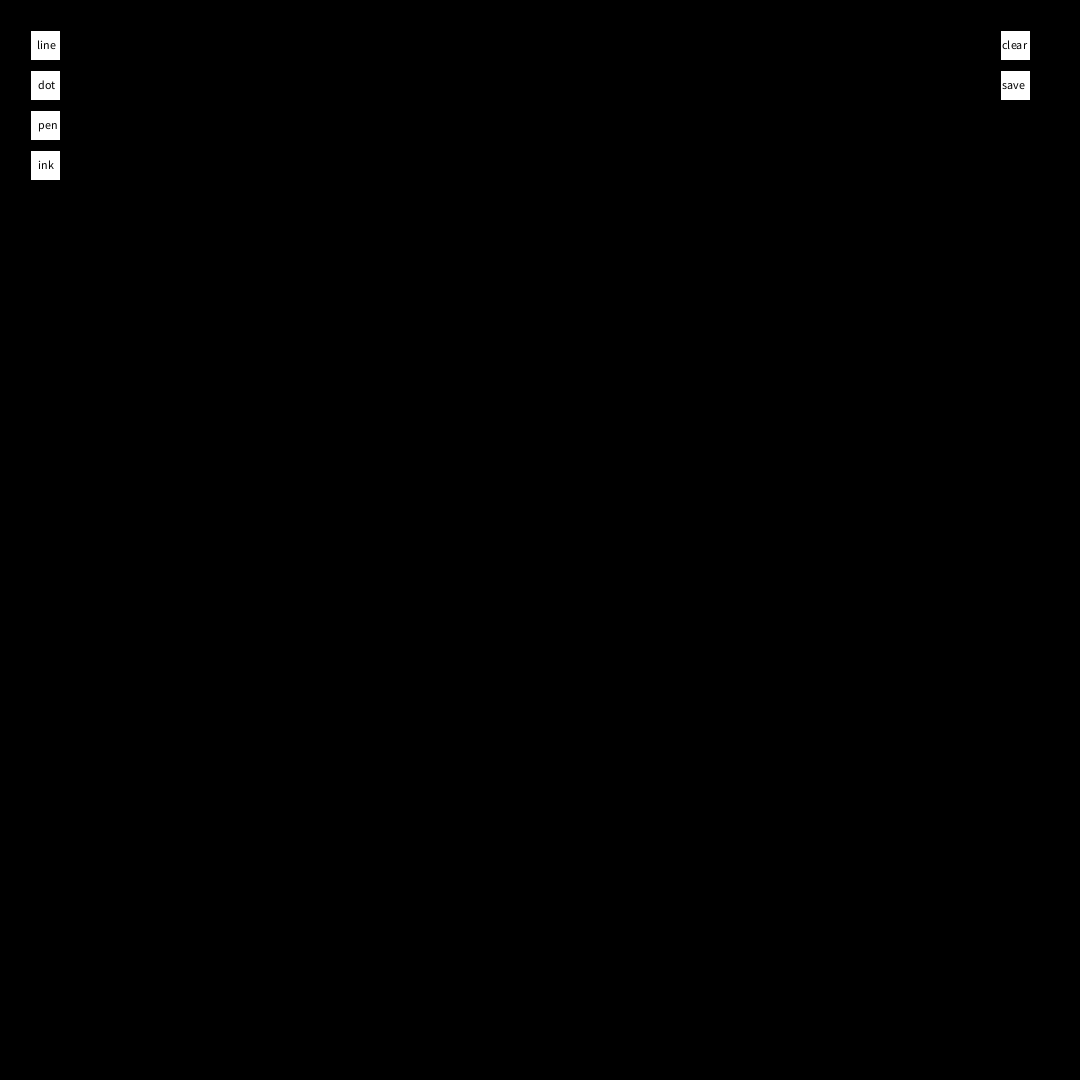
Frame 1 (no input)
Frame 60 (the mouse pressed at the canvas centre just before this capture): identical to frame 1, image omitted
Frame 120 (the mouse held since frame 60 and released just before this capture): identical to frame 1, image omitted

The Processing sketch that drew this single still picture (run headless with seeded random() and noise(); from frame 60 on, the mouse is pressed at the canvas centre):

// Processing sketch: huaban_v5
// ── huaban_v5.pde
float s=second();
int mode = -1;
int start = 0;
int R=255;
int G=255;
int B=255;
int dotcount =0;
float x = 0;
float y = 0;
float ax = 0;
float ay = 0;
float f = 0;
float r=0;
ArrayList<Particle> particles;
int colormode = 0;
color color0 = color(124,252,0,255);
color color1 = color(155,48,255);
//color color1=color(#CFD3D3);
color color2 = color(191,239,255,255);

void setup(){
  frameRate(60);
  size(1080,1080);
  background(0);
  particles = new ArrayList<Particle>();
  fill(255,255,255);
  rect(30,30,30,30);
  rect(30,70,30,30);
  rect(30,110,30,30);
  rect(30,150,30,30);
  rect(1000,30,30,30);
  rect(1000,70,30,30);
  fill(0);
  text("line",37,49);
  text("dot",38,89);
  text("pen",38,129);
  text("ink",38,169);
  text("clear",1002,49);
  text("save",1002,89);
}

void draw(){
  if (start == 1){
    if(mode==0&&mousePressed){
      frameRate(30);
      runlines(R,G,B);
    }
    else if(mode==1&&mousePressed){
      frameRate(60);
      rundot();
    }
    else if(mode==2&&mousePressed){
      frameRate(90);
      runpen();
    }
    else if(mode==3&&mousePressed){
      frameRate(60);
      runink();
    }
  }
  
  if(mousePressed){
    if(1000<mouseX&&mouseX<1030&&30<mouseY&&mouseY<60){
      background(0);
      mode =-1;
      stroke(1);
      strokeWeight(1);
      fill(255,255,255);
      rect(30,30,30,30);
      rect(30,70,30,30);
      rect(30,110,30,30);
      rect(30,150,30,30);
      rect(1000,30,30,30);
      rect(1000,70,30,30);
      fill(0);
      text("line",37,49);
      text("dot",38,89);
      text("pen",38,129);
      text("ink",38,169);
      text("clear",1002,49);
      text("save",1002,89);
    }
  }
}
void mouseReleased(){
  ax=0;
  ay=0;
  x=0;
  y=0;
  f=0;
}

void mousePressed(){
  //line
  if (30<mouseX&&mouseX<60&&30<mouseY&&mouseY<60){
    mode=0;
    start=0;
    R = round(random(0,255));
    G = round(random(0,255));
    B = round(random(0,255));
    stroke(0);
    fill(R,G,B);
    rect(30,30,30,30);
    fill(0);
    text("line",37,49);
    stroke(0);
    fill(255);
    rect(30,70,30,30);
    fill(0);
    text("dot",37,89);
    stroke(0);
    fill(255);
    rect(30,110,30,30);
    fill(0);
    text("pen",37,129);

    }
  //dot
  else if(30<mouseX&&mouseX<60&&70<mouseY&&mouseY<100){
    mode=1;start=0;
    stroke(255,0,0);
    fill(255);
    rect(30,70,30,30);
    fill(0);
    text("dot",37,89);
    stroke(0);
    fill(255);
    rect(30,110,30,30);
    fill(0);
    text("pen",37,129);
    stroke(0);
    }
  //pen
  else if(30<mouseX&&mouseX<60&&110<mouseY&&mouseY<140){
    mode=2;start=0;
    stroke(0);
    fill(255);
    rect(30,70,30,30);
    fill(0);
    text("dot",37,89);
    stroke(255,0,0);
    fill(255);
    rect(30,110,30,30);
    fill(0);
    text("pen",37,129);
    stroke(0);
    }
  //ink
  else if(30<mouseX&&mouseX<60&&150<mouseY&&mouseY<180){
    mode=3;
    start=0;
    colormode = (colormode+1)%3;
    if(colormode == 0){fill(color0);}
    else if (colormode == 1){fill(color1);}
    else if (colormode == 2){fill(color2);}
    else {fill(255);}
    stroke(0);
    rect(30,150,30,30);
    fill(0);
    text("ink",38,169);
    stroke(0);
    fill(255);
    rect(30,70,30,30);
    fill(0);
    text("dot",37,89);
    stroke(0);
    fill(255);
    rect(30,110,30,30);
    fill(0);
    text("pen",37,129);
    }
  //clear
  else if(1000<mouseX&&mouseX<1030&&70<mouseY&&mouseY<110){start=0;save("E:/processing-4.0b1-windows64/picture/p1.jpg");}
  else {start=1;}
}

//line
void runlines(int R, int G, int B){
  stroke(R,G,B,125);
  if (mouseX>540&&mouseY<540){
  line(mouseX,mouseY,540,(mouseX-540));
  line((1080-mouseX),mouseY,540,(mouseX-540)); 
 }
  if(mouseX<540&&mouseY<540){
   line(mouseX,mouseY,540,(mouseX));
   line((1080-mouseX),mouseY,540,mouseX);
  }
  if(mouseX>540&&mouseY>540){
  line(mouseX,mouseY,540,(mouseX-540));
  line((1080-mouseX),mouseY,540,(mouseX-540)); 
  }
  if(mouseX<540&&mouseY>540){
  line(mouseX,mouseY,540,540+mouseX);
  line(1080-mouseX,mouseY,540,540+mouseX);
  }
}

//dot
void dot(){
  stroke(255, 0);
  fill(round(random(100,255)),round(random(80,200)),round(random(220,255)),190);
  float r = random(10, 30);
  rect(random(mouseX-60, mouseX+60), random(mouseY-60, mouseY+60), r, r);
}
void rundot(){
  dotcount += 1;
  if(dotcount%3==0){
    for(int i=0;i<4;i++){
    dot();
    }
  }
}

//colorpen
void runpen(){
  colorMode(HSB);
  stroke(frameCount%360, 100, 290);
  float oldR = r;
  float distance = 10;
  float spring = 0.5;
  float friction = 0.5;
  float size = 20;
  float diff = size/6;
  
  
  if(mousePressed==true) {
    float mX = mouseX;
    float mY = mouseY;
    if(f==0) {
      f = 1;
      x = mX;
      y = mY;
    }
    ax += ( mX - x ) * spring;
    ay += ( mY - y ) * spring;
    ax *= friction;
    ay *= friction;
    float a=0;
    a += sqrt( ax*ax + ay*ay ) - a;
    a *= 0.6;
    r = size - a;
    
    for( int i = 0; i < distance; ++i ) {
      float oldX = x;
      float oldY = y;
      x += ax / distance;
      y += ay / distance;
      oldR += ( r - oldR ) / distance;
      if(oldR < 1) oldR = 1;
      strokeWeight( oldR+diff );
      line( x, y, oldX, oldY );
      strokeWeight( oldR );
      line( x+diff*2, y+diff*2, oldX+diff*2, oldY+diff*2 );
      line( x-diff, y-diff, oldX-diff, oldY-diff );
    }
  } else if(f==1) {
    ax = ay = f = 0;
  }
  colorMode(RGB);
  strokeWeight(1);
}

class Particle {

  PVector location;
  PVector velocity;
  PVector acceleration;
  float alpha;
  float palpha;
  float amp;
  float rate;
  
  
  
  Particle(float x,float  y,float  r,float  a) {

    location = new PVector(x, y);
    velocity = new PVector(random(-1, 1), random(-1, 1));
    acceleration = new PVector(0,0);
    alpha = a;
    palpha = a;
    amp = 3; // size of the particle
    rate = r;

  }


  void update(ArrayList p) {
    acceleration.add( new PVector((noise(location.x) * 2 - 1), (noise(location.y) * 2 - 1)));
    velocity.add(acceleration);
    acceleration.set(0, 0);
    location.add(velocity);
    alpha -= rate;
    if (alpha <= palpha * 0.25 && palpha > 10) {
      p.add(new Particle(location.x, location.y, rate * 0.25, palpha * 0.5));
    }
  }

  void show() {
    noStroke();
    if(colormode == 0){
      fill(124,252,0,alpha);
    }
    else if(colormode == 1){
     fill(155,48,255,alpha);
    }
    else if(colormode == 2){
      fill(191,239,255,alpha);
    }
    //fill(124,252,0,alpha);
    ellipse(location.x, location.y,amp, amp);
  }
}

void runink(){
  if (mousePressed) {
    particles.add(new Particle(mouseX, mouseY, 12, 75));
  }
  for (int i = particles.size() - 2; i >= 0; i--) {
    particles.get(i).update(particles);
    particles.get(i).show();
    if (particles.get(i).alpha <= 2) {particles.remove(i);} // remove the dead particle
  }
}
